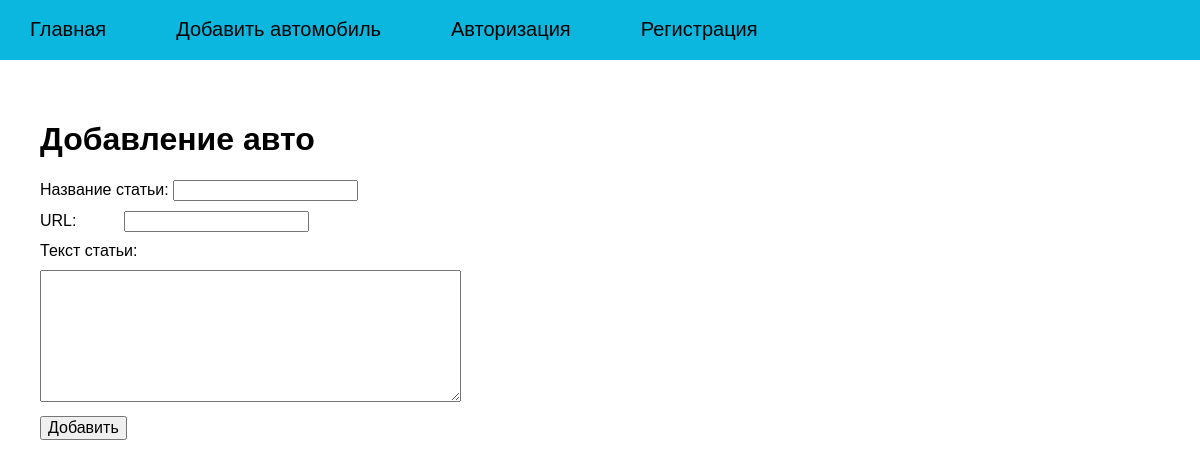
Screenshot of /add_car with the database file from the repository.
### tables this page shows
CREATE TABLE mainmenu (
id integer primary key autoincrement,
title text not null,
url text not null
);

### flsite.py (the view, shortened to what this page needs)
@app.route("/add_car", methods=["POST", "GET"])
def addCar():
    return render_template(
        'add_car.html',
        menu=dbase.getMenu(),
        title="Добавление авто")

### FDataBase.py (called while the page is built)
    def getMenu(self):
        sql = '''SELECT * FROM mainmenu'''
        try:
            self.__cur.execute(sql)
            res = self.__cur.fetchall()
            if res:
                return res
        except:
            print("Ошибка чтения из БД")
        return []

### flsite.py (called while the page is built)
@app.before_request
def before_request():
    global dbase
    db = get_db()
    dbase = FDataBase(db)

def connect_db():
    conn = sqlite3.connect(app.config['DATABASE'])
    conn.row_factory = sqlite3.Row
    return conn

def get_db():
    if not hasattr(g, 'link_db'):
        g.link_db = connect_db()
    return g.link_db

### templates/add_car.html (shortened to what this page needs)
{% extends 'base.html' %}
{% block content %}
{{ super() }}
<form action="{{url_for('addCar')}}" method="post" class="form-contact">
<p><label>Название статьи: </label> <input type="text" name="name" value="" requied />
<p><label>URL: </label> <input type="text" name="url" value="" requied />
<p><label>Текст статьи:</label>
<p><textarea name="post" rows=7 cols=40></textarea>
<p><input type="submit" value="Добавить" />
</form>
{% endblock %}

### templates/base.html (shortened to what this page needs)
<!DOCTYPE html>
<html>
<head>
    <link type="text/css" href="{{ url_for('static', filename='css/styles.css')}}" rel="stylesheet"/>
</head>
<body>
{% block content -%}
    {%- block mainmenu -%}
    <ul class="mainmenu">
        {% for p in menu %}
        <li><a href="{{p.url}}">{{p.title}}</a></li>
        {% endfor %}
    </ul>
    {% endblock mainmenu -%}
<div class="content">
    {% if title -%}
        <h1>{{title}}</h1>
    {% else -%}
        <h1>LivePost</h1>
    {% endif -%}
    {% endblock -%}
</div>
</body>
</html>

### static/css/styles.css (style rules this page uses)
html, body { font-family: 'Arial'; margin: 0; padding: 0; height: 100%; width: 100%; }
a { color: #0059b2; text-decoration: none; }
ul.mainmenu { list-style: none; margin: 0; padding: 0; height: 60px; color: #060606; font-size: 20px; overflow: hidden; background: #0bb7de; }
ul.mainmenu li { float: left; margin: 18px 40px 0 30px; }
ul.mainmenu li a { color: #010101; text-decoration: none; }
.content { padding: 40px 20px 20px 40px; width: 100%; box-sizing: border-box; }
.form-contact label { display: inline-block; min-width: 80px; }
.form-contact p { margin: 10px 0 10px 0; }
.form-contact input[type=submit], textarea { font-size: 16px; }

### rows the page displays
mainmenu: title "Главная"
mainmenu: title "Добавить автомобиль"
mainmenu: title "Авторизация"
mainmenu: title "Регистрация"

### other values shown
{{ title }} "Добавление авто"
